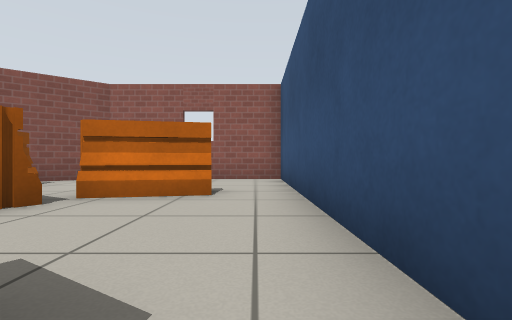
View 1 (above)

16 first-person views from a walk through a Gazebo world. The camera is 0.5 m above the floor, looks level and sees 85° across. The floor is counted in squares, 1 m on a side. Each view is taken from the middle of a square. On the plan, view 1 faces up. The plan holds only what a view shows up to about 9 squares ahead; the rest is blank. Robots are left out. Gazebo's built-in surfaces are drawn with simple patterns.

View 2
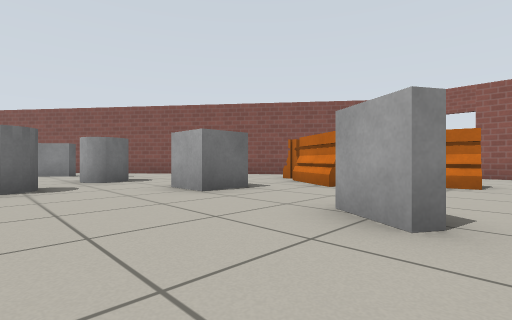

View 3
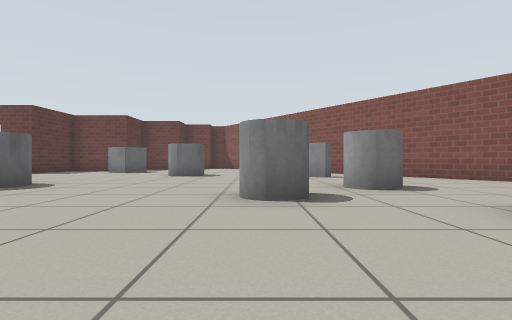

View 4
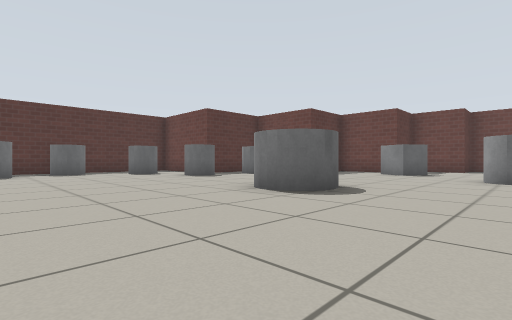

View 5
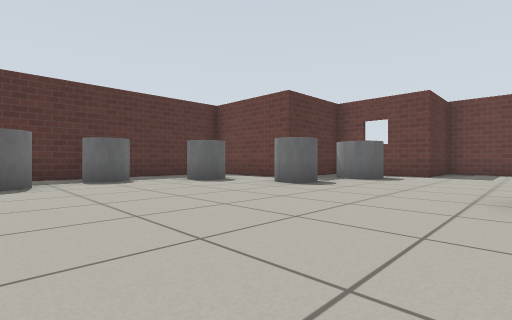

View 6
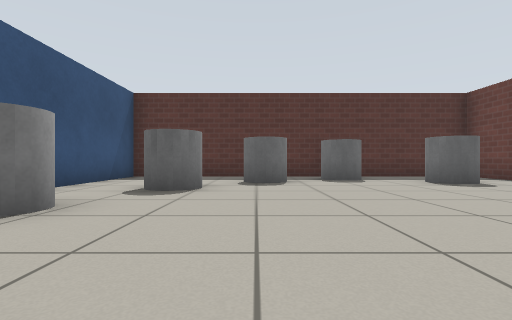

View 7
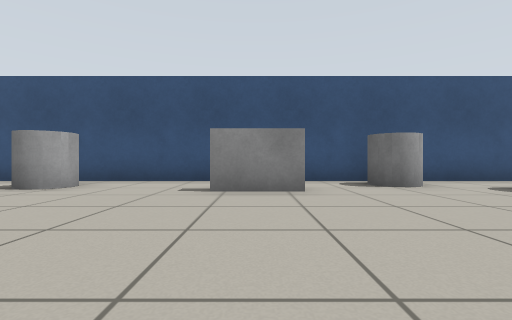

View 8
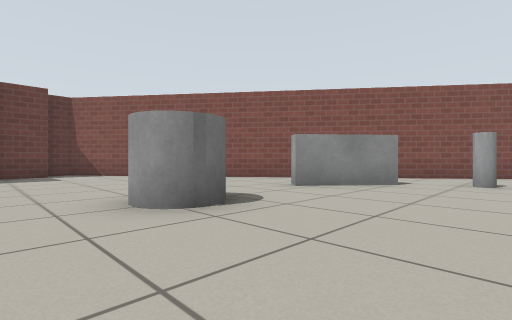

View 9
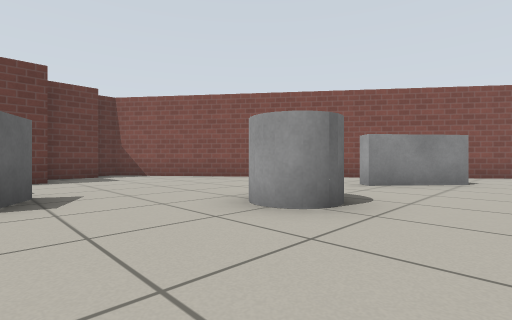

View 10
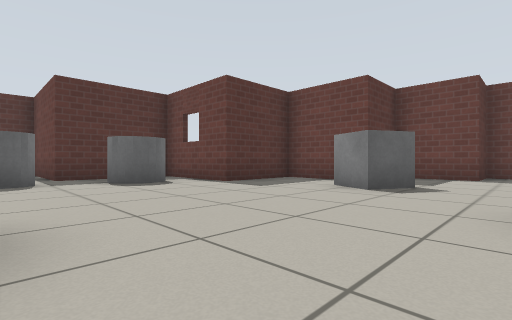

View 11
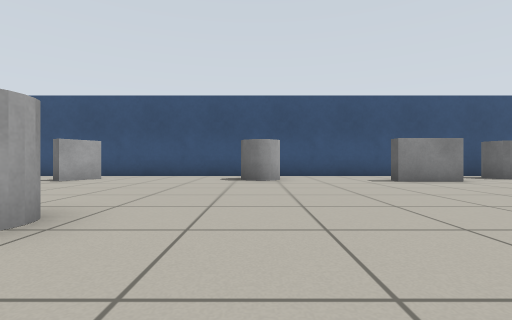

View 12
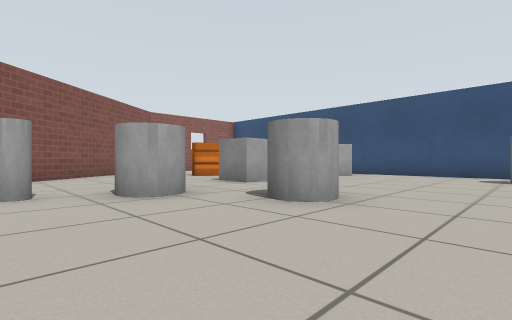

View 13
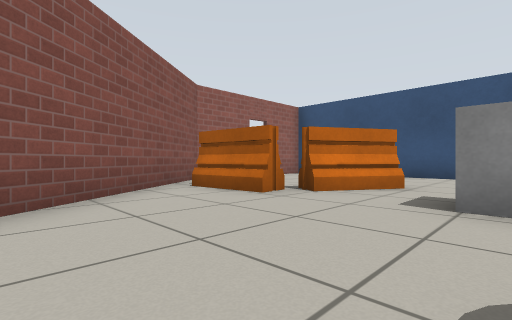

View 14
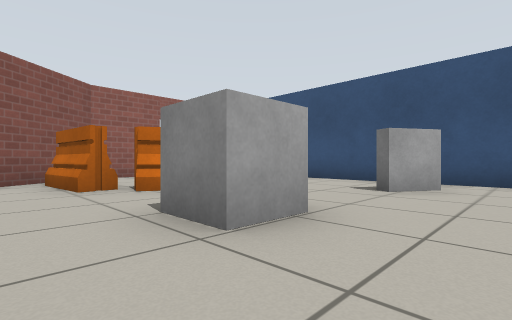

View 15
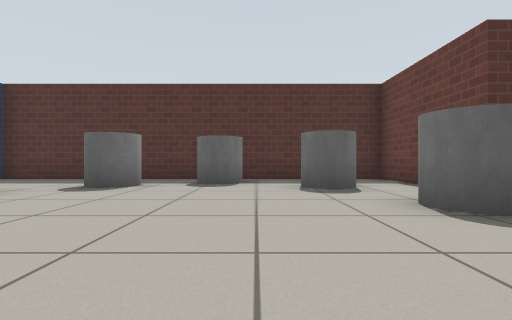

View 16
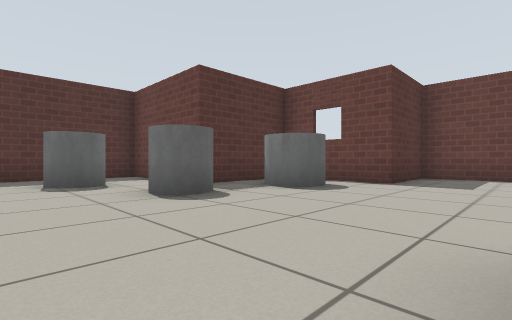

### Floor plan
Points are (right, up) in squares from view 1. A wall is a line through its corners. A room is listed if a view was taken in it or the views show most of it. See-through windows are left out.
Room 1 (views 1, 2, 3, 4, 5, 6, 7, 8, 9, 10, 11, 12, 13, 14, 15, 16)
walls: (-17.7, -4.5) (-17.7, -5.9) (-16.3, -5.9) (-16.3, -7.8) (-14.5, -7.8) (-14.5, -10.1) (-12.2, -10.1) (-12.2, -13) (-9.3, -13) (-9.3, -16.3) (0.7, -16.3) (0.7, 7.4) (-3.8, 7.4) (-18.5, -3.8) (-18.5, -4.5)
objects: grey box (-14, -8) to (-13, -7); grey cylinder (-11, -12) to (-10, -11); grey cylinder (-11, -5) to (-11, -4); grey box (-11, -1) to (-10, 0); grey cylinder (-9, -12) to (-8, -12); grey cylinder (-9, 1); grey cylinder (-8, -14) to (-7, -14); grey cylinder (-8, -8) to (-7, -7); grey cylinder (-7, 0); grey cylinder (-6, -2); grey cylinder (-5, -15); grey box (-5, 1) to (-4, 1); barrier (-5, 4) to (-5, 6); barrier (-4, 3) to (-3, 4); grey cylinder (-3, -15) to (-3, -14); grey cylinder (-2, -13) to (-1, -13); barrier (-2, 4) to (-1, 4); grey cylinder (-1, -11) to (0, -11); grey box (-1, -9) to (-1, -8); grey cylinder (-1, -4); grey box (-1, 0) to (-1, 1)

Where each view was taken, in squares from view 1:
view 1: 0 up, 0 right, facing up
view 2: 2 down, 0 right, facing up-left
view 3: 2 down, 2 left, facing left
view 4: 4 down, 3 left, facing down-left
view 5: 8 down, 3 left, facing down-left
view 6: 8 down, 3 left, facing down
view 7: 8 down, 6 left, facing right
view 8: 6 down, 8 left, facing up-left
view 9: 7 down, 9 left, facing up-left
view 10: 5 down, 8 left, facing down-left
view 11: 4 down, 8 left, facing right
view 12: 4 down, 9 left, facing up-right
view 13: 1 up, 8 left, facing up-right
view 14: 1 down, 6 left, facing up-right
view 15: 9 down, 6 left, facing down
view 16: 8 down, 6 left, facing down-left
